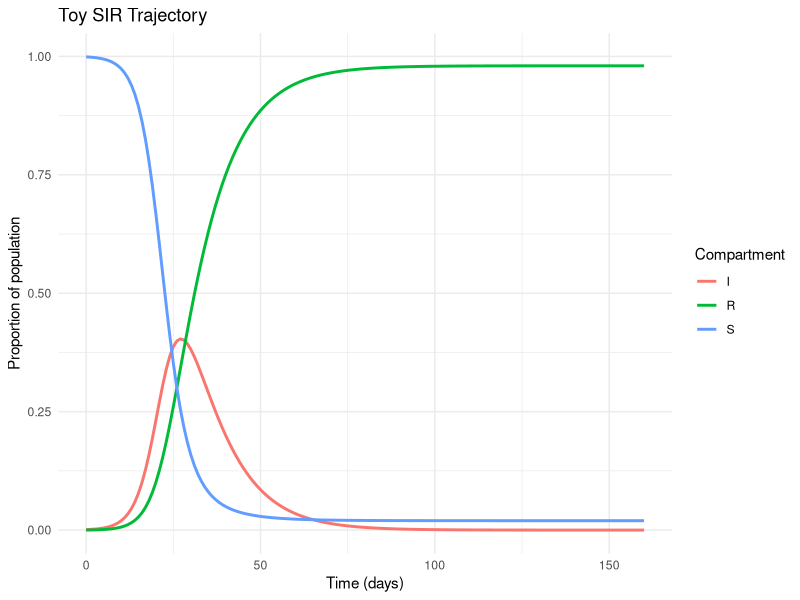

R code for this plot:
#!/usr/bin/env Rscript
#
# Simple SIR model demonstration
#
# This script runs a toy Susceptible–Infected–Recovered (SIR) model using the
# `deSolve` package.  It illustrates basic compartmental modelling and
# plotting in R.  Parameters and initial conditions are chosen for
# demonstration and do not correspond to a specific disease.  Use this
# script as a portfolio example to show your coding skills.

library(deSolve)
library(ggplot2)

sir <- function(time, state, parameters) {
  with(as.list(c(state, parameters)), {
    dS <- -beta * S * I
    dI <- beta * S * I - gamma * I
    dR <- gamma * I
    list(c(dS, dI, dR))
  })
}

# Initial state: majority susceptible, small fraction infected
initial_state <- c(S = 0.999, I = 0.001, R = 0)
# Parameters: transmission (beta) and recovery (gamma)
parameters <- c(beta = 0.4, gamma = 0.1)  # R0 = beta/gamma = 4
# Time grid (days)
times <- seq(0, 160, by = 1)

out <- ode(y = initial_state, times = times, func = sir, parms = parameters)
out_df <- as.data.frame(out)

plot_df <- tidyr::pivot_longer(out_df, cols = c("S", "I", "R"), names_to = "compartment", values_to = "value")

ggplot(plot_df, aes(x = time, y = value, colour = compartment)) +
  geom_line(linewidth = 1) +
  labs(title = "Toy SIR Trajectory", x = "Time (days)", y = "Proportion of population", colour = "Compartment") +
  theme_minimal()
